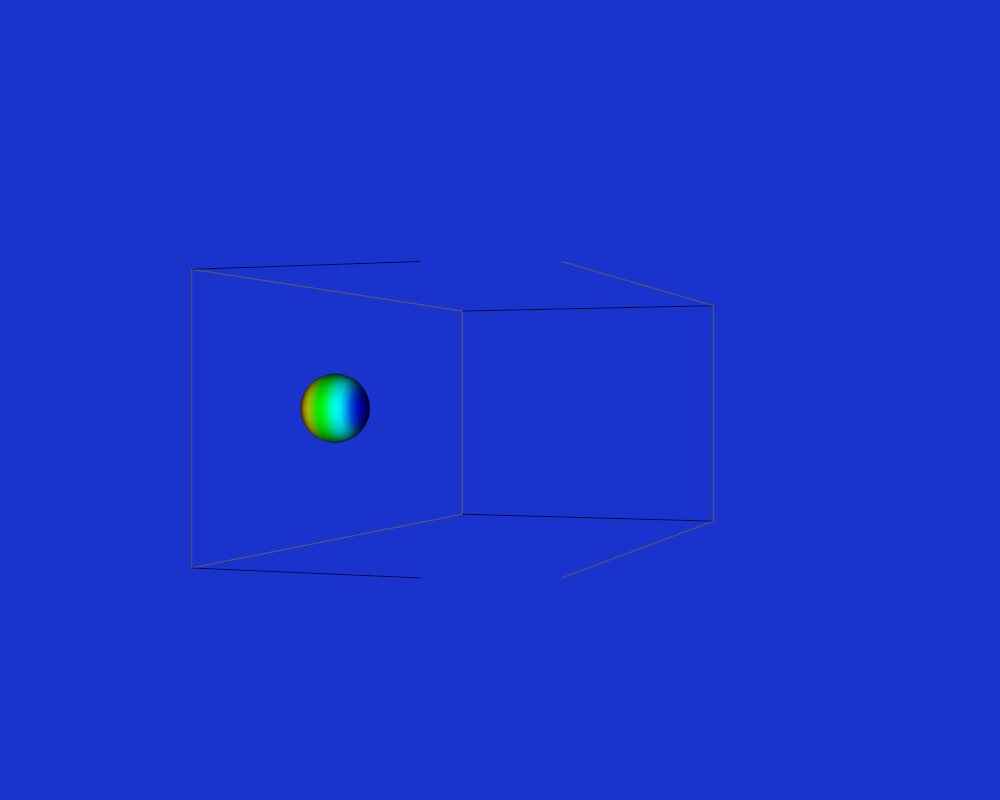

Generate this figure with Python:
#!/usr/bin/env python
import numpy as np
#
# This example creates a polygonal model of a sphere, and then renders it to
# the screen. It will rotate the sphere 360 degrees and then exit. The basic
# setup of source -> mapper -> actor -> renderer -> renderwindow is
# typical of most VTK programs.
#

#
# First we include the VTK Python packages that will make available
# all of the VTK commands to Python.
#
import vtk
import time
import sys
# Description de la scene
L = 10.
P = 5.
H = 4.
# Next we create an instance of vtkConeSource and set some of its
# properties. The instance of vtkConeSource "sphere" is part of a visualization
# pipeline (it is a source process object); it produces data (output type is
# vtkPolyData) which other filters may process.
#
sphere = vtk.vtkSphereSource()
sphere.SetPhiResolution( 20 )
sphere.SetThetaResolution( 20 )


#Cube pour le pourtour
cube = vtk.vtkCubeSource()
cube.SetXLength(L)
cube.SetYLength(H)
cube.SetZLength(P)

#Filtre de coloration
color_filter = vtk.vtkElevationFilter();
color_filter.SetInputConnection(sphere.GetOutputPort())
color_filter.SetLowPoint(0,0,-0.5);
color_filter.SetHighPoint(0,0,0.5);

# table de valeurs 
tv = vtk.vtkLookupTable()
tv.SetHueRange(0.667,0.)
tv.SetSaturationRange(1,1)
tv.SetValueRange(1,1)


# In this example we terminate the pipeline with a mapper process object.
# (Intermediate filters such as vtkShrinkPolyData could be inserted in
# between the source and the mapper.)  We create an instance of
# vtkPolyDataMapper to map the polygonal data into graphics primitives. We
# connect the output of the sphere souece to the input of this mapper.
#
sphereMapper = vtk.vtkPolyDataMapper()
sphereMapper.SetLookupTable(tv)
sphereMapper.SetInputConnection( color_filter.GetOutputPort() )


#
# Create an actor to represent the sphere. The actor orchestrates rendering of
# the mapper's graphics primitives. An actor also refers to properties via a
# vtkProperty instance, and includes an internal transformation matrix. We
# set this actor's mapper to be sphereMapper which we created above.
#
sphereActor = vtk.vtkActor()
sphereActor.SetMapper( sphereMapper )
sphereActor.SetPosition(0., H, P/2)


cubeMapper = vtk.vtkPolyDataMapper()
cubeMapper.SetInputConnection(cube.GetOutputPort())


cubeActor = vtk.vtkActor()
cubeActor.SetMapper(cubeMapper)
cubeActor.GetProperty().SetRepresentationToWireframe()
cubeActor.SetPosition(L/2.,H/2.,P/2)


#
# Create the Renderer and assign actors to it. A renderer is like a
# viewport. It is part or all of a window on the screen and it is
# responsible for drawing the actors it has.  We also set the background
# color here
#
ren1= vtk.vtkRenderer()
ren1.AddActor( sphereActor )
ren1.AddActor( cubeActor )
ren1.SetBackground( 0.1, 0.2, 0.8 )
ren1.SetViewport(-L/2,-H/2,1.5*L,1.5*H)
#
# Finally we create the render window which will show up on the screen
# We put our renderer into the render window using AddRenderer. We also
# set the size to be 300 pixels by 300
#
renWin = vtk.vtkRenderWindow()
renWin.AddRenderer( ren1 )
renWin.SetSize( 1000, 800 )

style = vtk.vtkInteractorStyleTrackball()

#renWin.Render()
iren = vtk.vtkRenderWindowInteractor()
iren.SetRenderWindow(renWin)
iren.SetInteractorStyle(style)
iren.Initialize()
iren.Start()

vx = 8.
vy = 3
vz = -5
y = H
x = 0.
z = P/2. 
t = 0
dt = 1/100.
frein = 1. 
while True:
    time.sleep(0.01)
    t += dt
    x += dt * vx
    y += dt * vy
    z += dt * vz
    if y < 0: 
        vy *= -frein 
        y = 0
    if y > H:
        vy *= -frein
        y = H
    if x < 0:
        vx *= -frein
        x = 0
    if x > L: 
        vx *= -frein
        x = L
    if z < 0:
        vz *= -frein
        z = 0
    if z > P: 
        vz *= -frein
        z = P
    sphereActor.SetPosition(x,y,z)
    renWin.Render()
    ren1.GetActiveCamera().Azimuth( 0.2 )
